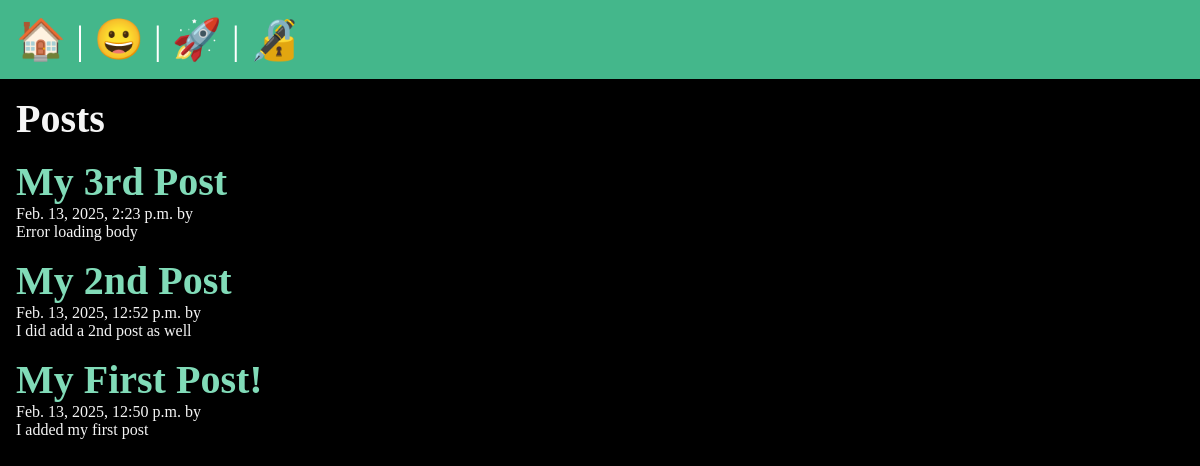
The app's page /posts/, older data.
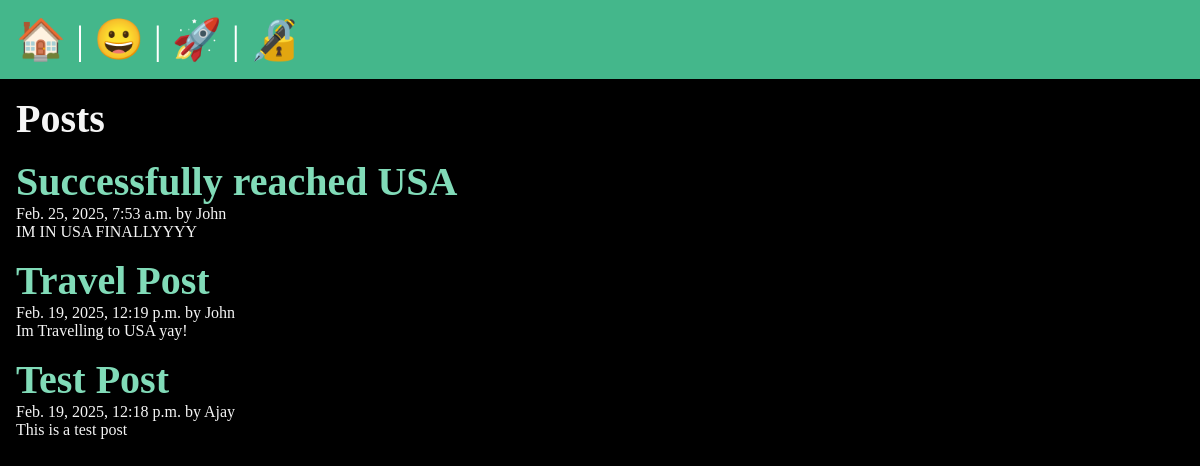
The same page, newer data.
### posts/models.py (models this page shows, shortened)
class Post(models.Model):
    title = models.CharField(max_length=75)
    body = models.TextField()
    slug = models.SlugField()
    date = models.DateTimeField(auto_now_add=True)
    banner = models.ImageField(default='fallback.png', blank=True)
    author = models.ForeignKey(User, on_delete=models.CASCADE, default=None)

### posts/views.py (the view)
def posts_list(request):
    posts = Post.objects.all().order_by("-date")
    return render(request, 'posts/posts_list.html', {'posts': posts})

### posts/templates/posts/posts_list.html (shortened to what this page needs)
{% extends 'layout.html' %}
{% block content %}
    <section>
    <h1>Posts</h1>
    {% for post in posts %}
        <article class="post">
            <h2>
                <a href="{% url 'posts:page' slug=post.slug %}">
                    {{ post.title }}
                </a>
            </h2>
            <p>{{ post.date }} by {{ post.author }}</p>
            <p>{{ post.body }}</p>
        </article>
    {% endfor %}
</section>
{% endblock %}

### templates/layout.html (shortened to what this page needs)
<!DOCTYPE html>
{% load static %}
<html lang="en">
<head>
    <link rel="stylesheet" href="{% static 'css/style.css' %}">
</head>
<body>
    <nav>
        <a href="/">
            <span role="img" aria-label="Home" title="Home">🏠</span>
        </a> |
        <a href="/about">
            <span role="img" aria-label="About" title="About">😀</span>
        </a> |
        {% if user.is_authenticated %}
            <a href="{% url 'posts:list' %}">
                <span role="img" aria-label="Posts" title="Posts">📰</span>
            </a> |
            <a href="{% url 'posts:new-post' %}">
                <span role="img" aria-label="New Post" title="New Post">🆕</span>
            </a> |
            <form class="logout" action="{% url 'users:logout' %}" method="post">
                {% csrf_token %}
                <button class="logout-button" aria-label="User Logout" title="User Logout">👋</button>
            </form>
        {% else %}
            <a href="{% url 'users:register' %}">
                <span role="img" aria-label="User Registration" title="User Registration">🚀</span>
            </a> |
            <a href="{% url 'users:login' %}">
                <span role="img" aria-label="User Login" title="User Login">🔏</span>
            </a>
        {% endif %}
    </nav>
    <main>
        {% block content %}
        {% endblock %}
    </main>
</body>
</html>

### static/css/style.css (style rules this page uses)
* { margin: 0; padding: 0; box-sizing: border-box; }
body { min-height: 100vh; background-color: black; color: whitesmoke; font-size: 3rem; }
nav { padding: 1rem; background-color: #44B78B; color: white; font-size: 2.5rem; }
main { padding: 1rem; }
section { display: flex; flex-flow: column; gap: 1rem; }
h1, h2 { font-size: 2.5rem; }
p { font-size: 1rem; }
a { text-decoration: none; color: #81dbb8; }

Row changes from the older to the newer data that the page shows:
removed Post: title "My 3rd Post", date "Feb. 13, 2025, 2:23 p.m.", body "Error loading body"
removed Post: title "My 2nd Post", date "Feb. 13, 2025, 12:52 p.m.", body "I did add a 2nd post as well"
removed Post: title "My First Post!", date "Feb. 13, 2025, 12:50 p.m.", body "I added my first post"
added Post: title "Successfully reached USA", date "Feb. 25, 2025, 7:53 a.m.", author "John", body "IM IN USA FINALLYYYY"
added Post: title "Travel Post", date "Feb. 19, 2025, 12:19 p.m.", author "John", body "Im Travelling to USA yay!"
added Post: title "Test Post", date "Feb. 19, 2025, 12:18 p.m.", author "Ajay", body "This is a test post"
